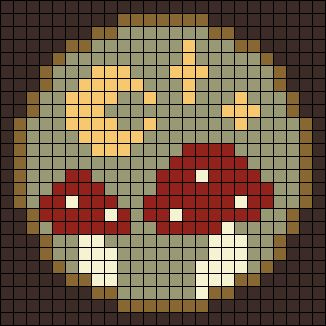
#> input picture hongos.jpg, 326 x 326 px
$ python Actividad1.py
#> lines starting #> are read from the running program, lines starting #| are printed output that depends on the picture
import cv2 as cv
import numpy as np
import math

# Cargar la imagen
img =cv.imread(r"hongos.jpg",0)
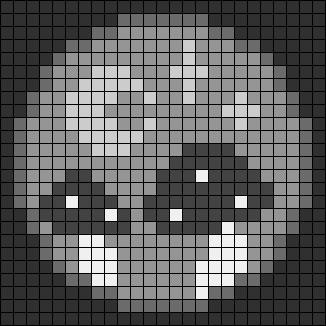
#> img: shape (326, 326); min 0, max 255, mean 93.7

# Dimensiones de la imagen
x, y = img.shape[0], img.shape[1]
#> x = 326; y = 326

# Rotación
angle = 60
theta = math.radians(angle)
rotation_matrix = cv.getRotationMatrix2D((y // 2, x // 2), angle, 1)
rotated_img = cv.warpAffine(img, rotation_matrix, (y, x))
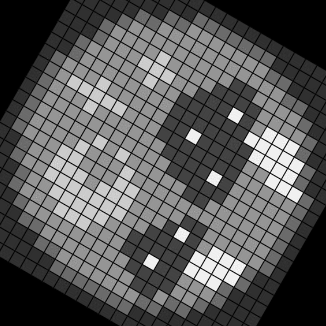
#> rotated_img: shape (326, 326); min 0, max 253, mean 87.5

# Traslación
tx, ty = 10, 10  # Cambia estos valores según tu requerimiento
translation_matrix = np.float32([[1, 0, tx], [0, 1, ty]])
translated_img = cv.warpAffine(rotated_img, translation_matrix, (y, x))
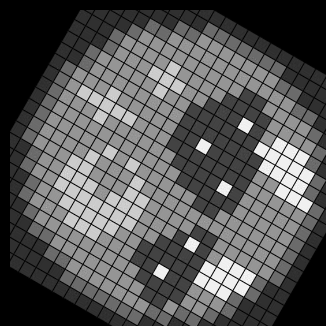
#> translated_img: shape (326, 326); min 0, max 253, mean 86.4

# Escalado
scale_factor = 1/5
scaled_img = cv.resize(translated_img, None, fx=scale_factor, fy=scale_factor)
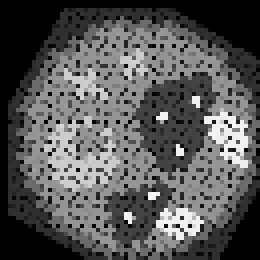
#> scaled_img: shape (65, 65) (shown 4 times larger); min 0, max 252, mean 86.8

# Mostrar las imágenes
cv.imshow('Imagen Original', img)
cv.imshow('Imagen Rotada y Trasladada', scaled_img)
cv.waitKey(0)
cv.destroyAllWindows()
